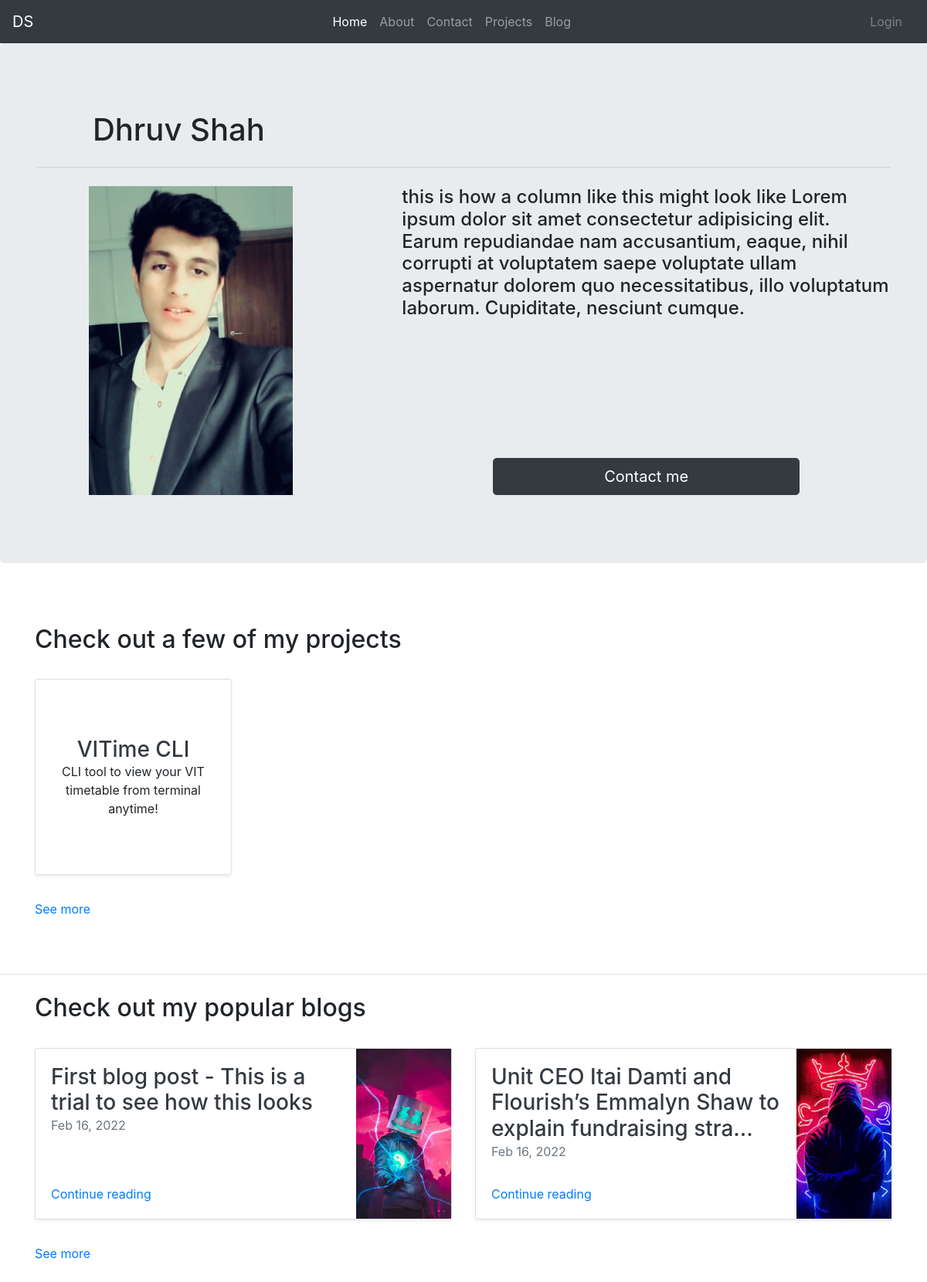
Before: / with the older database file.
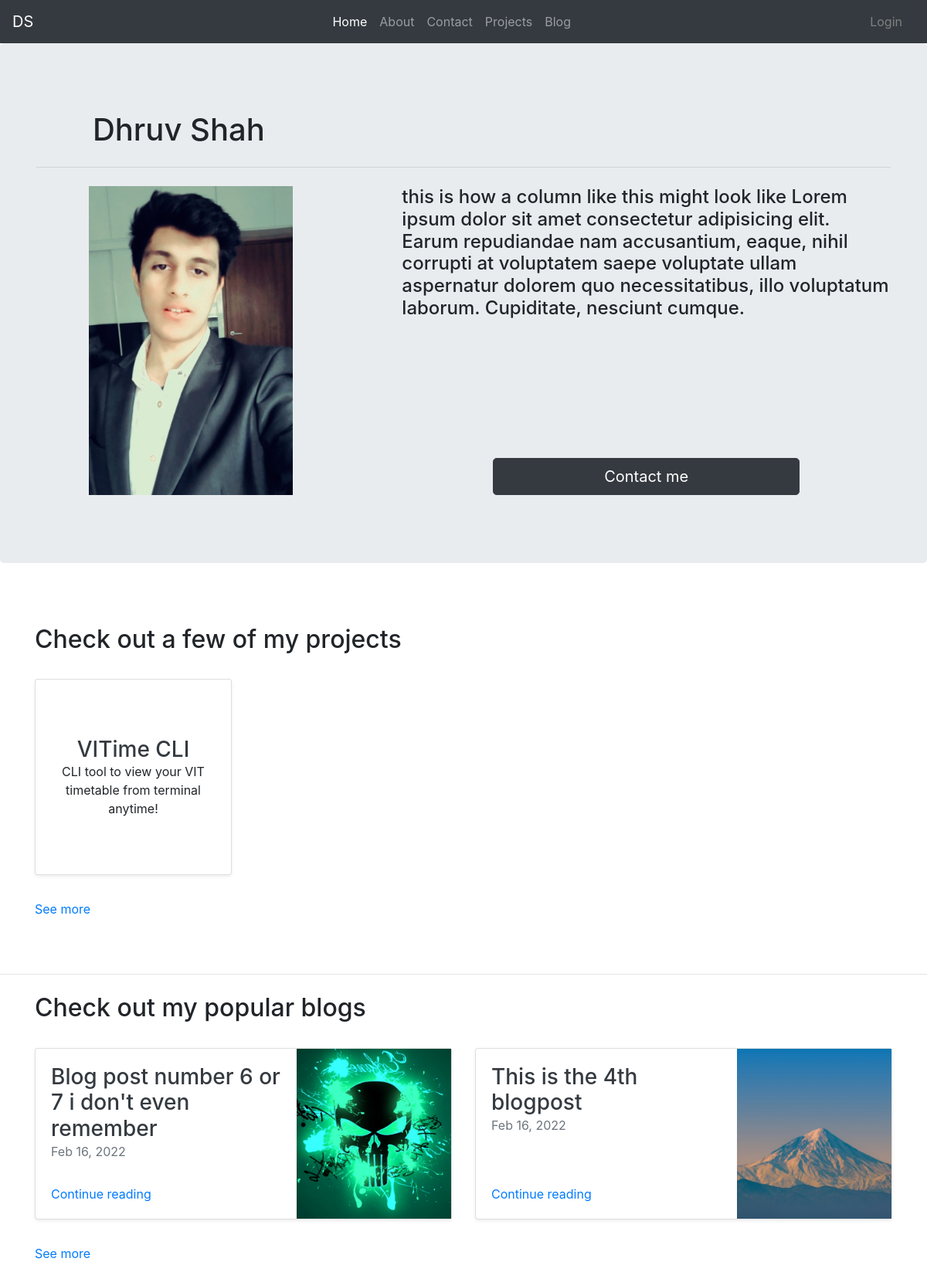
After: the same page with the newer database file.
### home/models.py (models this page shows)
class Project(models.Model):
    sno = models.AutoField(primary_key=True)
    name = models.CharField(max_length=100)
    desc = models.TextField()
    link = models.URLField(max_length=500)
    thumbnail = models.ImageField(upload_to='home/images')

### blog/models.py (models this page shows, shortened)
class Post(models.Model):
    sno = models.AutoField(primary_key=True)
    title = models.CharField(max_length=254)
    desc = models.TextField()
    content = models.TextField()
    upload_date = models.DateTimeField(auto_now_add=True)
    update_date = models.DateTimeField(auto_now=True)
    views = models.BigIntegerField(default=0)
    slug = models.SlugField(
        max_length=200, editable=True, null=True, blank=True)
    thumbnail = models.ImageField(upload_to="blog/images/")

### home/views.py (the view)
# urls.py: path('', views.home, name="home"),
def home(request):
    send_message(request)
    posts = Post.objects.order_by('-views')[:2]
    projects = Project.objects.all()[:4]
    context = {'posts': posts, 'projects': projects}
    return render(request, 'home/home.html', context)

### home/extra_functions/send_message.py (called while the page is built)
def send_message(request):
    if ('message' in request.session):
        message = request.session['message']
        messages.add_message(
            request, messages.INFO, message['message_text'], extra_tags=message['extra_tags'])
        del request.session['message']

### templates/home/home.html (shortened to what this page needs)
{% extends 'base.html' %}
{% block homeactive %}active{% endblock homeactive %}
{% block body %}
{% load static %}
<div class="jumbotron" name="Dhruv">
    <div class="container my-4">
        <div class="col-md-4 col-sm-4">
        <h1 align="center"> Dhruv Shah </h1>
        </div>
        <hr class="my-4">
        <div class="row">
            <div class="col-md-5 col-sm-5">
                <img src="{% static 'home/profile.jpeg' %}" width="400px" height="400px" style="object-fit: contain;">
            </div>
            <div class="col-md-7 col-sm-7">
                <h4> this is how a column like this might look like Lorem ipsum dolor sit amet consectetur adipisicing elit. Earum repudiandae nam accusantium, eaque, nihil corrupti at voluptatem saepe voluptate ullam aspernatur dolorem quo necessitatibus, illo voluptatum laborum. Cupiditate, nesciunt cumque.</h4>
                <a class="btn btn-dark btn-lg position-absolute" href="/contact" role="button" style="bottom:0; left:20%; width:60%;color:"> Contact me </a>
            </div>
        </div>
    </div>
</div>
<br>
<div class="container my-4">
    <h2> Check out a few of my projects </h2>
    <br>
    <div class="row mb-2">
        {% for project in projects %}
        <div class="col-md-3">
            <div class="card flex-md-row mb-4 shadow-sm h-md-250" href="#">
                <div class="card-body d-flex flex-column align-items-center" style="height: 252px;">
                    <h3 class="mt-auto mb-0">
                        <a class="text-dark stretched-link" href="{{project.link}}"> {{ project.name }} </a>
                    </h3>
                    <p class="card-text mb-auto" align="center"> {{ project.desc }} </p>
                </div>
            </div>
        </div>
    </div>
    {% endfor %}
    <a href="/projects"> See more </a>
</div>
<br>
<hr class="my-4">
<div class="container my-4">
    <h2> Check out my popular blogs </h2>
    <br>
    <div class="row mb-2">
        {% for post in posts %}
        <div class="col">
            <div class="card flex-md-row mb-4 shadow-sm h-md-250" href="#" >
                <div class="card-body d-flex flex-column align-items-start">
                <h3 class="mb-0">
                    <a class="text-dark" href="blog/{{post.slug}}"> {% if post.title|length > 76 %} {{ post.title|truncatechars:76 }} {% else %} {{post.title}} {% endif %} </a>
                </h3>
                <div class="mb-1 text-muted"> {{ post.upload_date|date:"M d, Y"}} </div>
                <a href="blog/{{post.slug}}">Continue reading</a>
                </div>
                <img src="/media/{{ post.thumbnail }}" class="bd-placeholder-img card-img-right flex-auto d-none d-lg-block" width="200" height="220" style="object-fit: cover; object-position: center;"
                aria-label="Placeholder: Thumbnail"/>
            </div>
        </div>
        {% endfor %}
    </div>
    <a href="blog/"> See more </a>
</div>
<br><br>
{% endblock body %}

Changed rows visible on the page:
no longer on this page (row edited): Post: title "First blog post - This is a trial to see how this looks", upload_date "Feb 16, 2022", thumbnail (picture)
no longer on this page (row edited): Post: title "Unit CEO Itai Damti and Flourish’s Emmalyn Shaw to explain fundraising stra…", upload_date "Feb 16, 2022", thumbnail (picture)
now on this page (row edited): Post: title "Blog post number 6 or 7 i don't even remember", upload_date "Feb 16, 2022", thumbnail (picture)
now on this page (row edited): Post: title "This is the 4th blogpost", upload_date "Feb 16, 2022", thumbnail (picture)
